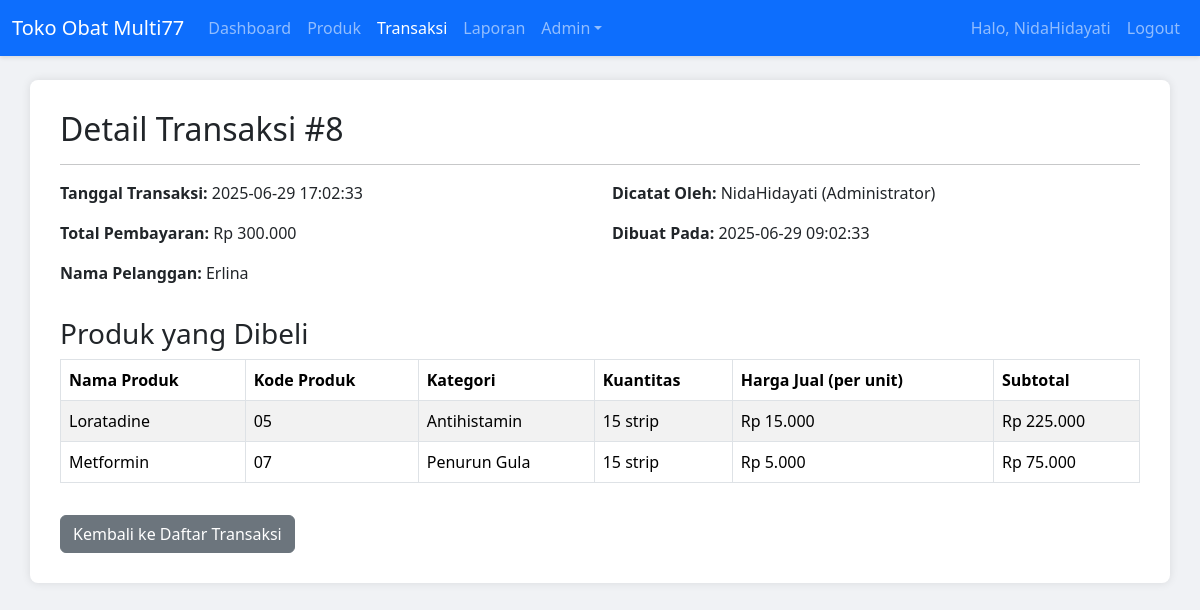
Page /view_transaction.php?id=8 (signed in) on the committed database.
### tables this page shows
CREATE TABLE `transactions` (
  `transaction_id` int(11) NOT NULL,
  `transaction_code` varchar(100) DEFAULT NULL,
  `transaction_date` datetime NOT NULL DEFAULT current_timestamp(),
  `total_amount` decimal(12,2) NOT NULL,
  `paid_amount` decimal(12,2) NOT NULL,
  `change_amount` decimal(12,2) NOT NULL,
  `user_id` int(11) NOT NULL,
  `customer_name` varchar(200) DEFAULT NULL,
  `payment_method` enum('cash','card','transfer') DEFAULT 'cash',
  `created_at` timestamp NOT NULL DEFAULT current_timestamp(),
  `updated_at` timestamp NOT NULL DEFAULT current_timestamp() ON UPDATE current_timestamp()
);

CREATE TABLE `users` (
  `user_id` int(11) NOT NULL,
  `username` varchar(100) NOT NULL,
  `password` varchar(255) NOT NULL,
  `full_name` varchar(200) NOT NULL,
  `email` varchar(100) DEFAULT NULL,
  `phone_number` varchar(20) DEFAULT NULL,
  `address` text DEFAULT NULL,
  `role_id` int(11) NOT NULL,
  `is_active` tinyint(1) DEFAULT 1,
  `created_at` timestamp NOT NULL DEFAULT current_timestamp(),
  `updated_at` timestamp NOT NULL DEFAULT current_timestamp() ON UPDATE current_timestamp()
);

CREATE TABLE `roles` (
  `role_id` int(11) NOT NULL,
  `role_name` varchar(50) NOT NULL,
  `description` text DEFAULT NULL,
  `created_at` timestamp NOT NULL DEFAULT current_timestamp(),
  `updated_at` timestamp NOT NULL DEFAULT current_timestamp() ON UPDATE current_timestamp()
);

CREATE TABLE `transaction_items` (
  `transaction_item_id` int(11) NOT NULL,
  `transaction_id` int(11) NOT NULL,
  `product_id` int(11) NOT NULL,
  `quantity` int(11) NOT NULL,
  `price_at_sale` decimal(10,2) NOT NULL,
  `created_at` datetime NOT NULL DEFAULT current_timestamp()
);

CREATE TABLE `products` (
  `product_id` int(11) NOT NULL,
  `product_name` varchar(255) NOT NULL,
  `category_id` int(11) NOT NULL,
  `product_price` decimal(10,2) DEFAULT NULL,
  `product_stock` int(11) DEFAULT NULL,
  `unit_id` int(11) NOT NULL,
  `created_by` int(11) DEFAULT NULL,
  `is_active` tinyint(1) NOT NULL DEFAULT 1,
  `updated_by` int(11) DEFAULT NULL,
  `supplier_id` int(11) DEFAULT NULL,
  `selling_price` decimal(10,2) NOT NULL,
  `min_stock` int(11) DEFAULT 10,
  `expiration_date` date DEFAULT NULL,
  `created_at` timestamp NOT NULL DEFAULT current_timestamp(),
  `updated_at` timestamp NOT NULL DEFAULT current_timestamp() ON UPDATE current_timestamp(),
  `image` varchar(255) DEFAULT NULL,
  `product_purchase_price` decimal(10,2) DEFAULT 0.00,
  `product_code` varchar(20) DEFAULT NULL,
  `product_description` text DEFAULT NULL
);

CREATE TABLE `categories` (
  `category_id` int(11) NOT NULL,
  `category_name` varchar(100) NOT NULL,
  `description` text DEFAULT NULL,
  `created_at` timestamp NOT NULL DEFAULT current_timestamp(),
  `updated_at` timestamp NOT NULL DEFAULT current_timestamp() ON UPDATE current_timestamp()
);

CREATE TABLE `units` (
  `unit_id` int(11) NOT NULL,
  `unit_name` varchar(50) NOT NULL,
  `description` text DEFAULT NULL,
  `created_at` timestamp NOT NULL DEFAULT current_timestamp(),
  `updated_at` timestamp NOT NULL DEFAULT current_timestamp() ON UPDATE current_timestamp()
);

### view_transaction.php (the view, shortened to what this page needs)
<?php
require_once 'config/database.php';
$transaction = null;
$transaction_items = [];
if (isset($_GET['id'])) {
    $transaction_id = $conn->real_escape_string($_GET['id']);
    $sql_transaction = "SELECT
                            t.transaction_id,
                            t.transaction_date,
                            t.total_amount,
                            u.username,
                            r.role_name AS user_role,
                            t.customer_name,
                            t.created_at
                        FROM
                            transactions t
                        JOIN
                            users u ON t.user_id = u.user_id
                        JOIN
                            roles r ON u.role_id = r.role_id
                        WHERE
                            t.transaction_id = '$transaction_id'";
    $result_transaction = $conn->query($sql_transaction);
    if ($result_transaction && $result_transaction->num_rows > 0) {
        $transaction = $result_transaction->fetch_assoc();
        $sql_items = "SELECT
                        ti.quantity,
                        ti.price_at_sale,
                        p.product_name,
                        p.product_code,
                        c.category_name,
                        s.supplier_name,
                        un.unit_name
                    FROM
                        transaction_items ti
                    JOIN
                        products p ON ti.product_id = p.product_id
                    LEFT JOIN -- LEFT JOIN karena tidak semua produk mungkin punya kategori/supplier/unit di awal
                        categories c ON p.category_id = c.category_id
                    LEFT JOIN
                        suppliers s ON p.supplier_id = s.supplier_id
                    LEFT JOIN
                        units un ON p.unit_id = un.unit_id
                    WHERE
                        ti.transaction_id = '$transaction_id'";
        $result_items = $conn->query($sql_items);
        if ($result_items && $result_items->num_rows > 0) {
            while ($row = $result_items->fetch_assoc()) {
                $transaction_items[] = $row;
            }
        } else {
            $_SESSION['message'] = "Tidak ada detail item untuk transaksi ini.";
            $_SESSION['message_type'] = "warning";
        }
    } else {
        $_SESSION['message'] = "Transaksi tidak ditemukan.";
        $_SESSION['message_type'] = "danger";
        header("Location: transactions.php");
        exit();
    }
} else {
    $_SESSION['message'] = "ID Transaksi tidak diberikan.";
    $_SESSION['message_type'] = "danger";
    header("Location: transactions.php");
    exit();
}
?>
<!DOCTYPE html>
<html lang="en">
<head>
    <link href="https://cdn.jsdelivr.net/npm/bootstrap@5.3.3/dist/css/bootstrap.min.css" rel="stylesheet">
</head>
<body>
    <nav class="navbar navbar-expand-lg navbar-dark bg-primary">
        <div class="container-fluid">
            <a class="navbar-brand" href="dashboard.php">Toko Obat Multi77</a>
            <div class="collapse navbar-collapse" id="navbarNav">
                <ul class="navbar-nav me-auto mb-2 mb-lg-0">
                    <li class="nav-item"><a class="nav-link" href="dashboard.php">Dashboard</a></li>
                    <li class="nav-item"><a class="nav-link" href="products.php">Produk</a></li>
                    <li class="nav-item"><a class="nav-link active" aria-current="page" href="transactions.php">Transaksi</a></li>
                    <li class="nav-item"><a class="nav-link" href="reports.php">Laporan</a></li>
                    <?php if (isset($_SESSION['role_id']) && $_SESSION['role_id'] == 1): ?>
                    <li class="nav-item dropdown">
                        <a class="nav-link dropdown-toggle" href="#" id="navbarDropdown" role="button" data-bs-toggle="dropdown" aria-expanded="false">Admin</a>
                    </li>
                    <?php endif; ?>
                </ul>
                <ul class="navbar-nav">
                    <li class="nav-item"><a class="nav-link" href="#">Halo, <?php echo htmlspecialchars($_SESSION['username']); ?></a></li>
                    <li class="nav-item"><a class="nav-link" href="logout.php">Logout</a></li>
                </ul>
            </div>
        </div>
    </nav>
    <div class="container mt-4">
        <?php if ($transaction): ?>
            <h2>Detail Transaksi #<?php echo htmlspecialchars($transaction['transaction_id']); ?></h2>
            <hr>
            <div class="row mb-3">
                <div class="col-md-6">
                    <p><strong>Tanggal Transaksi:</strong> <?php echo htmlspecialchars($transaction['transaction_date']); ?></p>
                    <p><strong>Total Pembayaran:</strong> Rp <?php echo number_format($transaction['total_amount'], 0, ',', '.'); ?></p>
                    <p><strong>Nama Pelanggan:</strong> <?php echo htmlspecialchars($transaction['customer_name'] ?? '-'); ?></p>
                </div>
                <div class="col-md-6">
                    <p><strong>Dicatat Oleh:</strong> <?php echo htmlspecialchars($transaction['username']); ?> (<?php echo htmlspecialchars($transaction['user_role']); ?>)</p>
                    <p><strong>Dibuat Pada:</strong> <?php echo htmlspecialchars($transaction['created_at']); ?></p>
                </div>
            </div>
            <h3>Produk yang Dibeli</h3>
            <?php if (!empty($transaction_items)): ?>
                <div class="table-responsive">
                    <table class="table table-striped table-bordered table-hover">
                        <thead>
                            <tr>
                                <th>Nama Produk</th>
                                <th>Kode Produk</th>
                                <th>Kategori</th>
                                <th>Kuantitas</th>
                                <th>Harga Jual (per unit)</th>
                                <th>Subtotal</th>
                            </tr>
                        </thead>
                        <tbody>
                            <?php foreach ($transaction_items as $item): ?>
                            <tr>
                                <td><?php echo htmlspecialchars($item['product_name']); ?></td>
                                <td><?php echo htmlspecialchars($item['product_code'] ?? '-'); ?></td>
                                <td><?php echo htmlspecialchars($item['category_name'] ?? '-'); ?></td>
                                <td><?php echo htmlspecialchars($item['quantity']); ?> <?php echo htmlspecialchars($item['unit_name'] ?? ''); ?></td>
                                <td>Rp <?php echo number_format($item['price_at_sale'], 0, ',', '.'); ?></td>
                                <td>Rp <?php echo number_format($item['quantity'] * $item['price_at_sale'], 0, ',', '.'); ?></td>
                            </tr>
                            <?php endforeach; ?>
                        </tbody>
                    </table>
                </div>
            <?php else: ?>
                <div class="alert alert-warning">Tidak ada produk yang tercatat dalam transaksi ini.</div>
            <?php endif; ?>
            <a href="transactions.php" class="btn btn-secondary mt-3">Kembali ke Daftar Transaksi</a>
            <?php endif; ?>
    </div>
</body>
</html>

### view_transaction.php (style rules this page uses)
body { background-color: #f0f2f5; }
.navbar { box-shadow: 0 2px 4px rgba(0,0,0,.1); }
.container { background-color: #fff; padding: 30px; border-radius: 8px; box-shadow: 0 0 10px rgba(0,0,0,0.1); }

### rows in the picture
transactions: transaction_id "8", transaction_date "2025-06-29 17:02:33", total_amount "300.000", customer_name "Erlina", user.username "NidaHidayati", roles.role_name "Administrator", created_at "2025-06-29 09:02:33"
transaction_items: product.product_name "Loratadine", product.product_code "05", categories.category_name "Antihistamin", quantity "15", units.unit_name "strip", price_at_sale "15.000", $item['quantity'] * $item['price_at_sale'] "225.000"
transaction_items: product.product_name "Metformin", product.product_code "07", categories.category_name "Penurun Gula", quantity "15", units.unit_name "strip", price_at_sale "5.000", $item['quantity'] * $item['price_at_sale'] "75.000"

### other values in the picture
$_SESSION['username'] "NidaHidayati"
